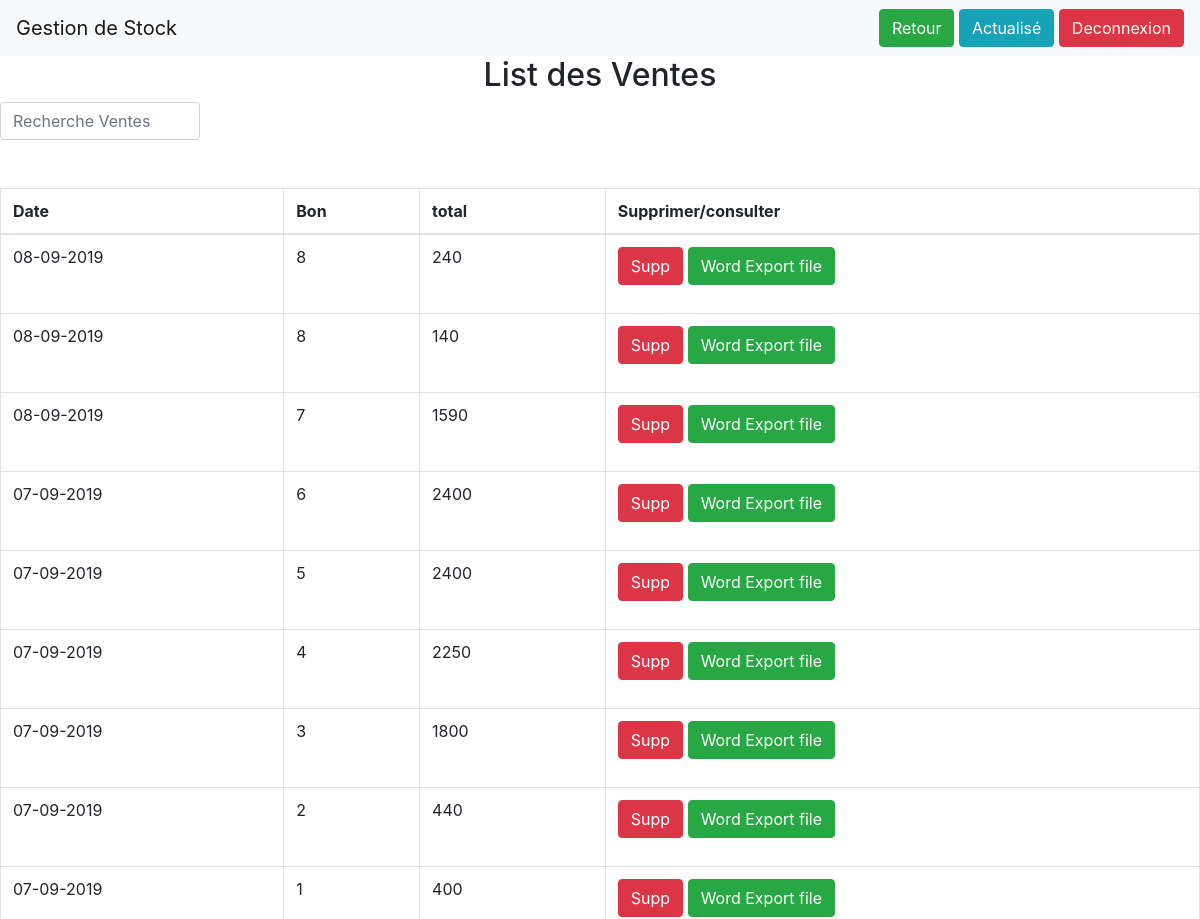
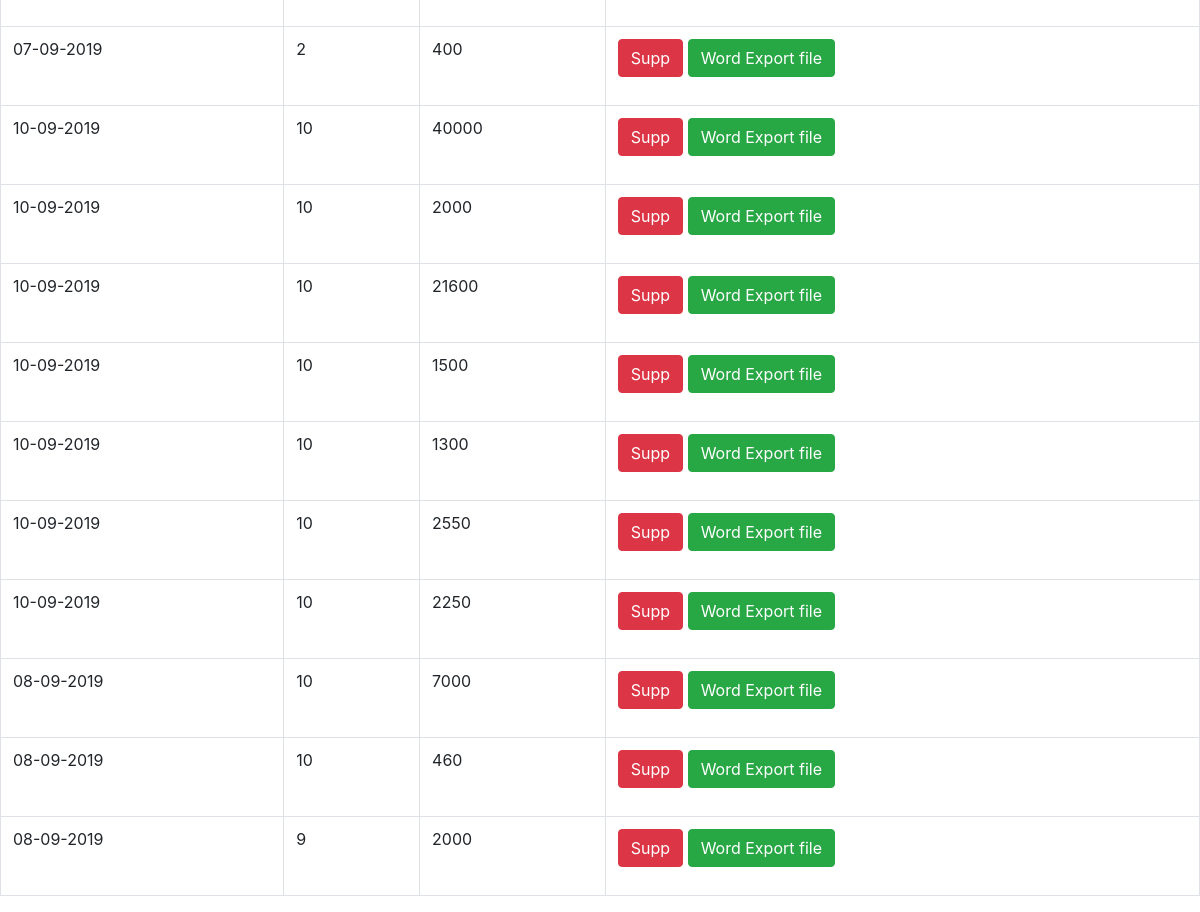
Screenshot of /Projet/FR/GestionVente.php (signed in) with the database file from the repository (2 pictures, top to bottom).
### tables this page shows
CREATE TABLE IF NOT EXISTS `vente` (
  `id` int(11) NOT NULL AUTO_INCREMENT,
  `bon` text NOT NULL,
  `date` varchar(50) NOT NULL,
  `nom` varchar(50) NOT NULL,
  `total` float NOT NULL,
  `avance` float NOT NULL,
  `reste` float NOT NULL,
  PRIMARY KEY (`id`)
);

### Projet/FR/GestionVente.php (the view, shortened to what this page needs)
<?php
if($_SESSION['user']){
include 'conx.php';?>
<html>
<head>
<link href="css/bootstrap.min.css" rel="stylesheet" id="bootstrap-css">
<link href="css/client.css" rel="stylesheet" >
</head>
<body>
<nav class="navbar navbar-expand-lg navbar-light bg-light">
  <a class="navbar-brand" href="#">Gestion de Stock</a>
         <div style="width: 100%">
  <div style="float: right;">
    <a href="Accueil.php?user=<?php echo $_GET['user']?>" type="button" class="btn btn-success" class="btn btn-info" >Retour</a>
 <a type="button" class="btn btn-info" href="GestionVente.php?user=<?php echo $_GET['user']?>">Actualis&eacute;</a>
<a href="logout.php" type="button" class="btn btn-danger" class="btn btn-info" >Deconnexion</a>
  </div>
  </div>
</nav>
<center><h2>List des Ventes</h2></center>
<div class="container-fluid">
		<div class="row">
<input class="form-control col-md-2" id="myInput" type="text" placeholder="Recherche Ventes">
</div></div>
<br><br>
 <?php
$quary = "SELECT * FROM `vente` where total<>0 ";
$result = mysqli_query($conn, $quary);
?>
<table class="table table-bordered">
  <thead>
    <tr>
      <th>Date </th>
      <th>Bon</th>
        <th>total</th>
       <th>Supprimer/consulter</th>
    </tr>
  </thead>
  <tbody id="myTable">
  <?php
        while ($row = mysqli_fetch_assoc($result)) {
            ?>
    <tr>
      <td><?php  echo $row['date']?></td>
      <td><?php  echo $row['bon']?></td>
       <td><?php  echo $row['total']?></td>
       <td>
       <form method="POST" action="excelve.php?bon=<?php echo $row['bon']?>">
            <a href="supp/suppv.php?id=<?php echo $row['bon']?>&user=<?php echo $_GET['user']?>" class="btn btn-danger">Supp</a>
            <input type="submit" value="Word Export file " name ="export" class="btn btn-success">
            </form>
      </td>
    </tr>
   <?php }?>
  </tbody>
</table>
</body>
</html>
<?php }else{  header('location:../index.php');
exit();
}
?>

### rows the page displays
vente: date "08-09-2019", bon "8", total "240"
vente: date "08-09-2019", bon "8", total "140"
vente: date "08-09-2019", bon "7", total "1590"
vente: date "07-09-2019", bon "6", total "2400"
vente: date "07-09-2019", bon "5", total "2400"
vente: date "07-09-2019", bon "4", total "2250"
vente: date "07-09-2019", bon "3", total "1800"
vente: date "07-09-2019", bon "2", total "440"
vente: date "07-09-2019", bon "1", total "400"
vente: date "07-09-2019", bon "2", total "400"
vente: date "10-09-2019", bon "10", total "40000"
vente: date "10-09-2019", bon "10", total "2000"
vente: date "10-09-2019", bon "10", total "21600"
vente: date "10-09-2019", bon "10", total "1500"
vente: date "10-09-2019", bon "10", total "1300"
vente: date "10-09-2019", bon "10", total "2550"
vente: date "10-09-2019", bon "10", total "2250"
vente: date "08-09-2019", bon "10", total "7000"
vente: date "08-09-2019", bon "10", total "460"
vente: date "08-09-2019", bon "9", total "2000"
